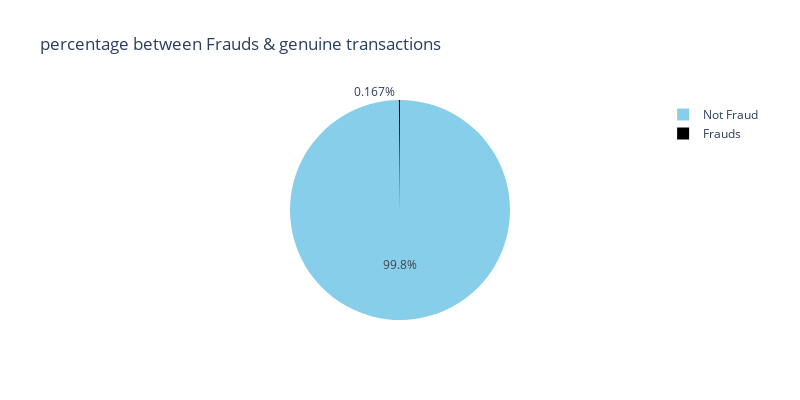

The notebook cell saved with this chart:
### Code cell
lis=["Not Fraud","Frauds"]
fraud_or_not = data["class"].value_counts().tolist()
values = [fraud_or_not[0], fraud_or_not[1]]
fig = px.pie(values=data['class'].value_counts(), names=lis , width=800, height=400, color_discrete_sequence=["skyblue","black"]
             ,title="percentage between Frauds & genuine transactions")
fig.show()

### Figure 1 — Plotly figure (JSON) as saved in the notebook; plotly's stock layout.template omitted (floating-point values rounded to 4 significant figures)
{"data": [{"domain": {"x": [0, 1], "y": [0, 1]}, "hovertemplate": "label=%{label}<br>value=%{value}<extra></extra>", "labels": ["Not Fraud", "Frauds"], "legendgroup": "", "name": "", "showlegend": true, "type": "pie", "values": [283253, 473]}], "layout": {"height": 400, "legend": {"tracegroupgap": 0}, "piecolorway": ["skyblue", "black"], "title": {"text": "percentage between Frauds & genuine transactions"}, "width": 800}}
